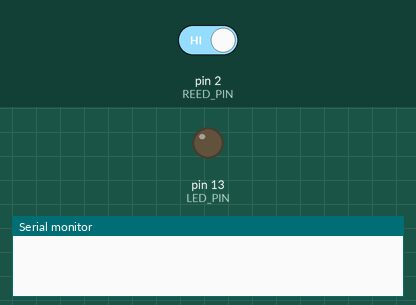
Recording of a sketch running on a simulated Arduino Uno, built with avr-gcc and run on an emulated ATmega328P. On the bench: output pins drawn as LEDs (lit = HIGH), the last lines printed to the serial monitor. Inputs (shaded band) come from the test bench; at power-on: pin 2 (REED_PIN) HIGH.

Above: at 1.2 s.
1.3 s: pin 2 (REED_PIN) driven LOW
At 1.9 s:
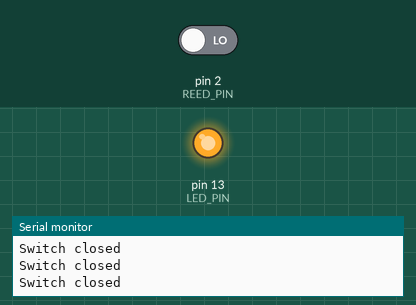
2.8 s: pin 2 (REED_PIN) driven HIGH
At 3.3 s:
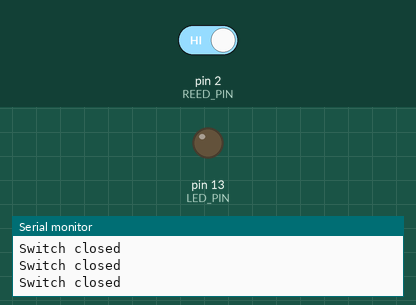
Timing chart, 0 to 5.8 s (numbered marks = the images above; inputs shaded):
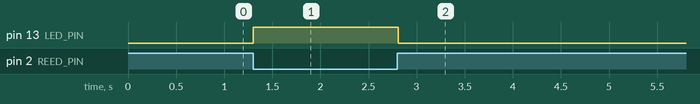

The sketch:

MainPuzzleAnthonyStreeter.V2.ino
```cpp
const int REED_PIN = 2; // const for the reed switch
const int LED_PIN = 13; // const for LED

void setup()
{
  Serial.begin(9600);//Creates serial connection
  pinMode(REED_PIN, INPUT_PULLUP);
  pinMode(LED_PIN, OUTPUT);
}

void loop()
{
  int proximity = digitalRead(REED_PIN); // Read the current state of the switch
  if (proximity == LOW) // If the reed switch pin reads low, the switch is closed.
  {
    Serial.println("Switch closed"); //Output to SM
    digitalWrite(LED_PIN, HIGH); // Turn the LED on
  }
  else
  {
    digitalWrite(LED_PIN, LOW); // Turn the LED off
  }
}
```

Measured:
- after the input at 1.3 s, pin 13 (LED_PIN): LOW → HIGH at once
- after the input at 2.8 s, pin 13 (LED_PIN): HIGH → LOW at once
